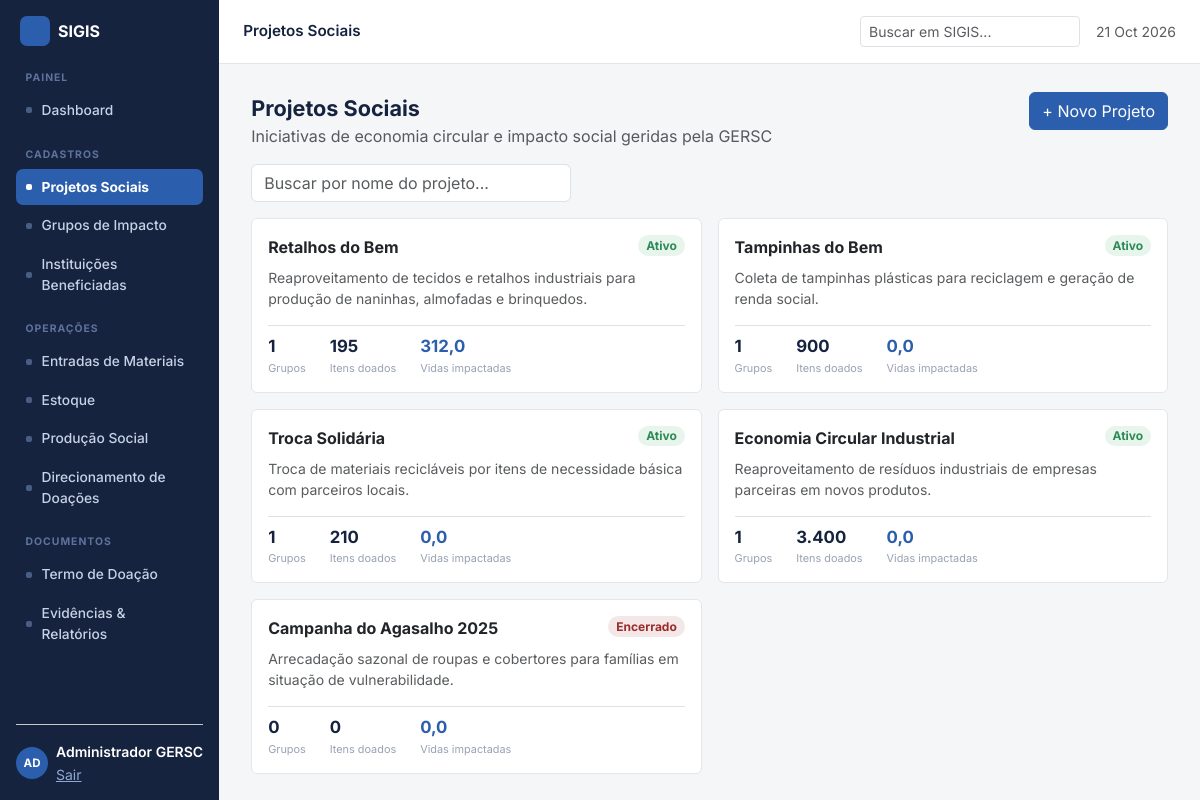
Page /projetos.php (signed in) on the earlier database version.
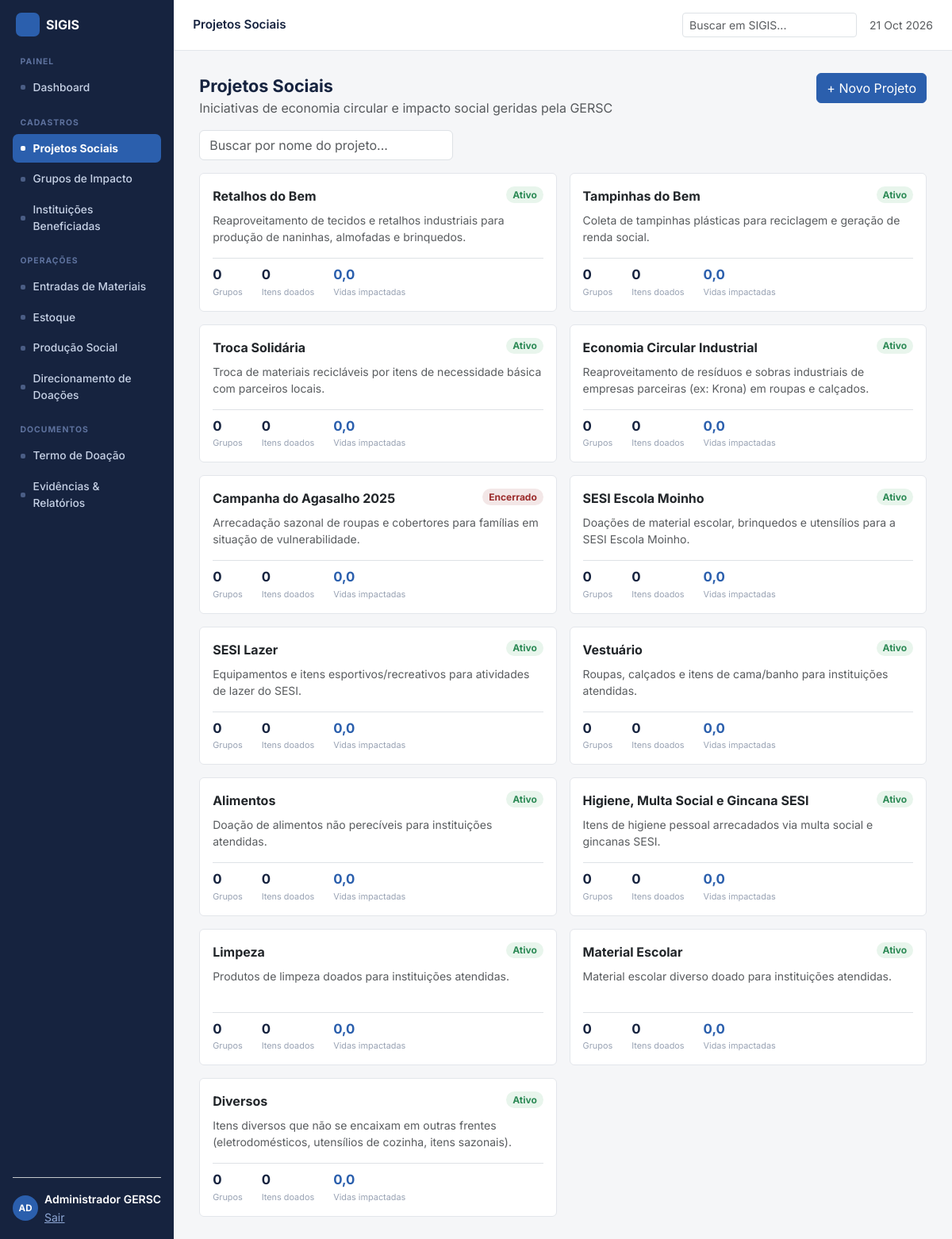
Same page on the later database version.
### tables this page shows
CREATE TABLE projetos (
  id INT AUTO_INCREMENT PRIMARY KEY,
  nome VARCHAR(150) NOT NULL,
  descricao TEXT,
  grupo_id INT NULL,
  status VARCHAR(20) NOT NULL DEFAULT 'Ativo',
  criado_em TIMESTAMP DEFAULT CURRENT_TIMESTAMP,
  FOREIGN KEY (grupo_id) REFERENCES grupos_impacto(id)
);

### includes/functions.php (called while the page is built, shortened)
<?php
function fmt_num($n, $decimals = 0) {
    return number_format((float)$n, $decimals, ',', '.');
}
function e($s) {
    return htmlspecialchars((string)$s, ENT_QUOTES, 'UTF-8');
}
function active_screen() {
    $file = basename($_SERVER['PHP_SELF'], '.php');
    return $file;
}

### projetos.php (the view, shortened to what the changed rows need)
<?php
require_once __DIR__ . '/includes/bootstrap.php';
$q = isset($_GET['q']) ? trim($_GET['q']) : '';
$sql = 'SELECT * FROM projetos WHERE nome LIKE ? ORDER BY id';
$stmt = $pdo->prepare($sql);
$stmt->execute(array('%' . $q . '%'));
$projetos = $stmt->fetchAll();
require __DIR__ . '/includes/layout_top.php';
?>
<div class="row g-3">
  <?php foreach ($projetos as $p) {
      $badgeBg = $p['status'] === 'Encerrado' ? '#F3E7E7' : '#E8F5EC';
      $badgeColor = $p['status'] === 'Encerrado' ? '#9B2C2C' : '#2E8B57';
  ?>
    <div class="col-md-6">
      <div class="card p-3 h-100">
        <div class="d-flex justify-content-between align-items-start mb-2">
          <div class="fw-bold" style="font-size:1rem"><?php echo e($p['nome']); ?></div>
          <span class="badge rounded-pill" style="background:<?php echo $badgeBg; ?>;color:<?php echo $badgeColor; ?>;font-weight:700"><?php echo e($p['status']); ?></span>
        </div>
        <div class="text-muted small mb-3" style="min-height:40px"><?php echo e($p['descricao']); ?></div>
        <div class="d-flex gap-4 pt-2 border-top project-stats">
          <div><div class="val"><?php echo $p['grupos']; ?></div><div class="lbl">Grupos</div></div>
          <div><div class="val"><?php echo fmt_num($p['itensDoados']); ?></div><div class="lbl">Itens doados</div></div>
          <div><div class="val" style="color:var(--blue)"><?php echo fmt_num($p['vidas'], 1); ?></div><div class="lbl">Vidas impactadas</div></div>
        </div>
      </div>
    </div>
  <?php } ?>
</div>
<?php require __DIR__ . '/includes/layout_bottom.php'; ?>

### includes/layout_top.php (shortened to what the changed rows need)
<?php
$active = active_screen();
$navConfig = array(
    array('label' => 'Painel', 'items' => array(
        array('id' => 'dashboard', 'label' => 'Dashboard'),
    )),
    array('label' => 'Cadastros', 'items' => array(
        array('id' => 'projetos', 'label' => 'Projetos Sociais'),
        array('id' => 'grupos', 'label' => 'Grupos de Impacto'),
        array('id' => 'instituicoes', 'label' => 'Instituições Beneficiadas'),
    )),
    array('label' => 'Operações', 'items' => array(
        array('id' => 'entradas', 'label' => 'Entradas de Materiais'),
        array('id' => 'estoque', 'label' => 'Estoque'),
        array('id' => 'producao', 'label' => 'Produção Social'),
        array('id' => 'doacoes', 'label' => 'Direcionamento de Doações'),
    )),
    array('label' => 'Documentos', 'items' => array(
        array('id' => 'termo', 'label' => 'Termo de Doação'),
        array('id' => 'evidencias', 'label' => 'Evidências & Relatórios'),
    )),
);
?>
<!DOCTYPE html>
<html lang="pt-BR">
<head>
<link href="https://cdn.jsdelivr.net/npm/bootstrap@5.3.3/dist/css/bootstrap.min.css" rel="stylesheet">
<link href="https://cdn.jsdelivr.net/npm/bootstrap-icons@1.11.3/font/bootstrap-icons.min.css" rel="stylesheet">
<link href="assets/css/style.css" rel="stylesheet">
</head>
<body>
<div class="d-flex">
  <nav class="sigis-sidebar flex-column p-3 d-flex">
    <div class="d-flex align-items-center gap-2 mb-4 px-1">
      <div class="brand-mark sm"></div>
      <div class="text-white fw-bold fs-6">SIGIS</div>
    </div>
    <?php foreach ($navConfig as $group) { ?>
      <div class="nav-group-label"><?php echo e($group['label']); ?></div>
      <div class="mb-3">
        <?php foreach ($group['items'] as $item) { ?>
          <a class="nav-link <?php echo $active === $item['id'] ? 'active' : ''; ?>" href="<?php echo e($item['id']); ?>.php">
            <span class="dot"></span><?php echo e($item['label']); ?>
          </a>
        <?php } ?>
      </div>
    <?php } ?>
    <div class="mt-auto pt-3 border-top border-secondary-subtle d-flex align-items-center gap-2">
      <div class="sigis-avatar">AD</div>
      <div style="min-width:0">
      </div>
    </div>
  </nav>
  <div class="flex-fill d-flex flex-column" style="min-width:0">
    <div class="sigis-content flex-fill">

Differences in the rows shown:
computed for projetos "Retalhos do Bem": grupos "1" → "0"; itensDoados "195" → "0"; vidas "312,0" → "0,0"
changed projetos "Tampinhas do Bem": grupos "1" → "0"; itensDoados "900" → "0"
computed for projetos "Troca Solidária": grupo "1" → "0"; itensDoados "210" → "0"
changed projetos "Economia Circular Industrial": descricao "Reaproveitamento de resíduos industriais de empresas parceiras em novos produtos." → "Reaproveitamento de resíduos e sobras industriais de empresas parceiras (ex: Krona) em roupas e calçados."; grupos "1" → "0"; itensDoados "3.400" → "0"
added projetos: nome "SESI Escola Moinho", status "Ativo", descricao "Doações de material escolar, brinquedos e utensílios para a SESI Escola Moinho.", grupos "0", itensDoados "0", vidas "0,0"
added projetos: nome "SESI Lazer", status "Ativo", descricao "Equipamentos e itens esportivos/recreativos para atividades de lazer do SESI.", grupos "0", itensDoados "0", vidas "0,0"
added projetos: nome "Vestuário", status "Ativo", descricao "Roupas, calçados e itens de cama/banho para instituições atendidas.", grupos "0", itensDoados "0", vidas "0,0"
added projetos: nome "Alimentos", status "Ativo", descricao "Doação de alimentos não perecíveis para instituições atendidas.", grupos "0", itensDoados "0", vidas "0,0"
added projetos: nome "Higiene, Multa Social e Gincana SESI", status "Ativo", descricao "Itens de higiene pessoal arrecadados via multa social e gincanas SESI.", grupos "0", itensDoados "0", vidas "0,0"
added projetos: nome "Limpeza", status "Ativo", descricao "Produtos de limpeza doados para instituições atendidas.", grupos "0", itensDoados "0", vidas "0,0"
added projetos: nome "Material Escolar", status "Ativo", descricao "Material escolar diverso doado para instituições atendidas.", grupos "0", itensDoados "0", vidas "0,0"
added projetos: nome "Diversos", status "Ativo", descricao "Itens diversos que não se encaixam em outras frentes (eletrodomésticos, utensílios de cozinha, itens sazonais).", grupos "0", itensDoados "0", vidas "0,0"
